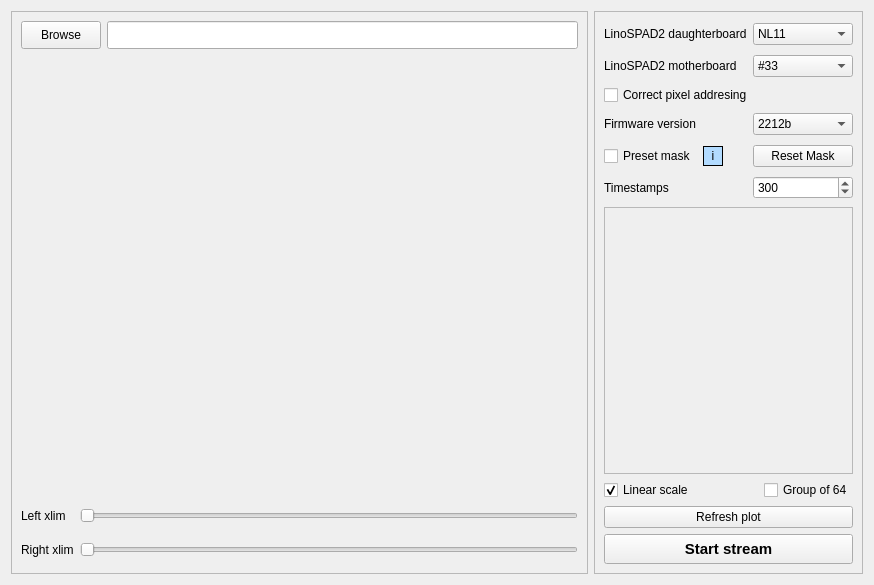
<?xml version="1.0" encoding="UTF-8"?>
<ui version="4.0">
 <class>Form</class>
 <widget class="QWidget" name="Form">
  <property name="geometry">
   <rect>
    <x>0</x>
    <y>0</y>
    <width>874</width>
    <height>585</height>
   </rect>
  </property>
  <property name="windowTitle">
   <string>Form</string>
  </property>
  <layout class="QGridLayout" name="gridLayout_2">
   <item row="0" column="1">
    <widget class="QFrame" name="frame_2">
     <property name="sizePolicy">
      <sizepolicy hsizetype="Fixed" vsizetype="Preferred">
       <horstretch>0</horstretch>
       <verstretch>0</verstretch>
      </sizepolicy>
     </property>
     <property name="frameShape">
      <enum>QFrame::StyledPanel</enum>
     </property>
     <property name="frameShadow">
      <enum>QFrame::Raised</enum>
     </property>
     <layout class="QVBoxLayout" name="verticalLayout">
      <item>
       <layout class="QHBoxLayout" name="horizontalLayout_7">
        <item>
         <widget class="QLabel" name="label_comboBox_mask_2">
          <property name="enabled">
           <bool>true</bool>
          </property>
          <property name="minimumSize">
           <size>
            <width>0</width>
            <height>26</height>
           </size>
          </property>
          <property name="text">
           <string>LinoSPAD2 daughterboard</string>
          </property>
          <property name="alignment">
           <set>Qt::AlignLeading|Qt::AlignLeft|Qt::AlignVCenter</set>
          </property>
         </widget>
        </item>
        <item>
         <widget class="QComboBox" name="comboBox_mask_2">
          <property name="enabled">
           <bool>true</bool>
          </property>
          <property name="sizePolicy">
           <sizepolicy hsizetype="Fixed" vsizetype="Fixed">
            <horstretch>0</horstretch>
            <verstretch>0</verstretch>
           </sizepolicy>
          </property>
          <property name="minimumSize">
           <size>
            <width>100</width>
            <height>0</height>
           </size>
          </property>
          <item>
           <property name="text">
            <string>NL11</string>
           </property>
          </item>
          <item>
           <property name="text">
            <string>D2b</string>
           </property>
          </item>
          <item>
           <property name="text">
            <string>A5</string>
           </property>
          </item>
         </widget>
        </item>
       </layout>
      </item>
      <item>
       <layout class="QHBoxLayout" name="horizontalLayout_8" stretch="0,0">
        <property name="spacing">
         <number>6</number>
        </property>
        <property name="sizeConstraint">
         <enum>QLayout::SetFixedSize</enum>
        </property>
        <property name="topMargin">
         <number>0</number>
        </property>
        <property name="bottomMargin">
         <number>0</number>
        </property>
        <item>
         <widget class="QLabel" name="label_comboBox_mb_2">
          <property name="minimumSize">
           <size>
            <width>0</width>
            <height>26</height>
           </size>
          </property>
          <property name="text">
           <string>LinoSPAD2 motherboard</string>
          </property>
         </widget>
        </item>
        <item>
         <widget class="QComboBox" name="comboBox_mb_2">
          <property name="sizePolicy">
           <sizepolicy hsizetype="Fixed" vsizetype="Fixed">
            <horstretch>0</horstretch>
            <verstretch>0</verstretch>
           </sizepolicy>
          </property>
          <property name="minimumSize">
           <size>
            <width>100</width>
            <height>0</height>
           </size>
          </property>
          <item>
           <property name="text">
            <string>#33</string>
           </property>
          </item>
          <item>
           <property name="text">
            <string>#21</string>
           </property>
          </item>
          <item>
           <property name="text">
            <string>#36</string>
           </property>
          </item>
          <item>
           <property name="text">
            <string>#37</string>
           </property>
          </item>
          <item>
           <property name="text">
            <string>#4</string>
           </property>
          </item>
         </widget>
        </item>
       </layout>
      </item>
      <item>
       <layout class="QHBoxLayout" name="horizontalLayout">
        <property name="topMargin">
         <number>0</number>
        </property>
        <item>
         <widget class="QCheckBox" name="checkBox_pix_add_fix">
          <property name="text">
           <string>Correct pixel addresing</string>
          </property>
         </widget>
        </item>
       </layout>
      </item>
      <item>
       <layout class="QHBoxLayout" name="horizontalLayout_9">
        <property name="bottomMargin">
         <number>0</number>
        </property>
        <item>
         <widget class="QLabel" name="label_FW_2">
          <property name="minimumSize">
           <size>
            <width>0</width>
            <height>26</height>
           </size>
          </property>
          <property name="text">
           <string>Firmware version</string>
          </property>
          <property name="alignment">
           <set>Qt::AlignLeading|Qt::AlignLeft|Qt::AlignVCenter</set>
          </property>
         </widget>
        </item>
        <item>
         <widget class="QComboBox" name="comboBox_FW_2">
          <property name="sizePolicy">
           <sizepolicy hsizetype="Fixed" vsizetype="Fixed">
            <horstretch>0</horstretch>
            <verstretch>0</verstretch>
           </sizepolicy>
          </property>
          <property name="minimumSize">
           <size>
            <width>100</width>
            <height>0</height>
           </size>
          </property>
          <item>
           <property name="text">
            <string>2212b</string>
           </property>
          </item>
          <item>
           <property name="text">
            <string>2208</string>
           </property>
          </item>
          <item>
           <property name="text">
            <string>2212s</string>
           </property>
          </item>
         </widget>
        </item>
       </layout>
      </item>
      <item>
       <layout class="QHBoxLayout" name="horizontalLayout_10">
        <property name="topMargin">
         <number>0</number>
        </property>
        <property name="bottomMargin">
         <number>0</number>
        </property>
        <item>
         <widget class="QCheckBox" name="checkBox_presetMask_2">
          <property name="enabled">
           <bool>true</bool>
          </property>
          <property name="minimumSize">
           <size>
            <width>0</width>
            <height>26</height>
           </size>
          </property>
          <property name="text">
           <string>Preset mask</string>
          </property>
         </widget>
        </item>
        <item>
         <widget class="QLabel" name="label_presetMaskInfo_2">
          <property name="minimumSize">
           <size>
            <width>20</width>
            <height>20</height>
           </size>
          </property>
          <property name="maximumSize">
           <size>
            <width>20</width>
            <height>20</height>
           </size>
          </property>
          <property name="palette">
           <palette>
            <active>
             <colorrole role="Button">
              <brush brushstyle="SolidPattern">
               <color alpha="255">
                <red>173</red>
                <green>240</green>
                <blue>240</blue>
               </color>
              </brush>
             </colorrole>
             <colorrole role="Midlight">
              <brush brushstyle="SolidPattern">
               <color alpha="255">
                <red>160</red>
                <green>226</green>
                <blue>227</blue>
               </color>
              </brush>
             </colorrole>
             <colorrole role="Base">
              <brush brushstyle="SolidPattern">
               <color alpha="255">
                <red>255</red>
                <green>255</green>
                <blue>255</blue>
               </color>
              </brush>
             </colorrole>
             <colorrole role="Window">
              <brush brushstyle="SolidPattern">
               <color alpha="255">
                <red>178</red>
                <green>219</green>
                <blue>255</blue>
               </color>
              </brush>
             </colorrole>
            </active>
            <inactive>
             <colorrole role="Button">
              <brush brushstyle="SolidPattern">
               <color alpha="255">
                <red>173</red>
                <green>240</green>
                <blue>240</blue>
               </color>
              </brush>
             </colorrole>
             <colorrole role="Midlight">
              <brush brushstyle="SolidPattern">
               <color alpha="255">
                <red>227</red>
                <green>227</green>
                <blue>227</blue>
               </color>
              </brush>
             </colorrole>
             <colorrole role="Base">
              <brush brushstyle="SolidPattern">
               <color alpha="255">
                <red>255</red>
                <green>255</green>
                <blue>255</blue>
               </color>
              </brush>
             </colorrole>
             <colorrole role="Window">
              <brush brushstyle="SolidPattern">
               <color alpha="255">
                <red>178</red>
                <green>219</green>
                <blue>255</blue>
               </color>
              </brush>
             </colorrole>
            </inactive>
            <disabled>
             <colorrole role="Button">
              <brush brushstyle="SolidPattern">
               <color alpha="255">
                <red>173</red>
                <green>240</green>
                <blue>240</blue>
               </color>
              </brush>
             </colorrole>
             <colorrole role="Midlight">
              <brush brushstyle="SolidPattern">
               <color alpha="255">
                <red>247</red>
                <green>247</green>
                <blue>247</blue>
               </color>
              </brush>
             </colorrole>
             <colorrole role="Base">
              <brush brushstyle="SolidPattern">
               <color alpha="255">
                <red>178</red>
                <green>219</green>
                <blue>255</blue>
               </color>
              </brush>
             </colorrole>
             <colorrole role="Window">
              <brush brushstyle="SolidPattern">
               <color alpha="255">
                <red>178</red>
                <green>219</green>
                <blue>255</blue>
               </color>
              </brush>
             </colorrole>
            </disabled>
           </palette>
          </property>
          <property name="cursor">
           <cursorShape>WhatsThisCursor</cursorShape>
          </property>
          <property name="toolTip">
           <string>&lt;html&gt;&lt;head/&gt;&lt;body&gt;&lt;p&gt;Mask for warm pixels of a certain LinoSPAD2 board, which can be selected above.&lt;/p&gt;&lt;/body&gt;&lt;/html&gt;</string>
          </property>
          <property name="autoFillBackground">
           <bool>true</bool>
          </property>
          <property name="frameShape">
           <enum>QFrame::Box</enum>
          </property>
          <property name="text">
           <string>i</string>
          </property>
          <property name="textFormat">
           <enum>Qt::AutoText</enum>
          </property>
          <property name="scaledContents">
           <bool>false</bool>
          </property>
          <property name="alignment">
           <set>Qt::AlignCenter</set>
          </property>
         </widget>
        </item>
        <item>
         <spacer name="horizontalSpacer_3">
          <property name="orientation">
           <enum>Qt::Horizontal</enum>
          </property>
          <property name="sizeHint" stdset="0">
           <size>
            <width>5</width>
            <height>20</height>
           </size>
          </property>
         </spacer>
        </item>
        <item>
         <widget class="QPushButton" name="pushButton_resetMask_2">
          <property name="sizePolicy">
           <sizepolicy hsizetype="Fixed" vsizetype="Fixed">
            <horstretch>0</horstretch>
            <verstretch>0</verstretch>
           </sizepolicy>
          </property>
          <property name="minimumSize">
           <size>
            <width>100</width>
            <height>21</height>
           </size>
          </property>
          <property name="text">
           <string>Reset Mask</string>
          </property>
         </widget>
        </item>
       </layout>
      </item>
      <item>
       <layout class="QHBoxLayout" name="horizontalLayout_11">
        <item>
         <widget class="QLabel" name="label_timestamps_2">
          <property name="minimumSize">
           <size>
            <width>0</width>
            <height>26</height>
           </size>
          </property>
          <property name="toolTip">
           <string>&lt;html&gt;&lt;head/&gt;&lt;body&gt;&lt;p&gt;Number of timestamps per pixel per acquisition cycle. The default is 512.&lt;/p&gt;&lt;/body&gt;&lt;/html&gt;</string>
          </property>
          <property name="lineWidth">
           <number>0</number>
          </property>
          <property name="text">
           <string>Timestamps</string>
          </property>
          <property name="textFormat">
           <enum>Qt::PlainText</enum>
          </property>
          <property name="alignment">
           <set>Qt::AlignLeading|Qt::AlignLeft|Qt::AlignVCenter</set>
          </property>
         </widget>
        </item>
        <item>
         <widget class="QSpinBox" name="spinBox_timestamps_2">
          <property name="sizePolicy">
           <sizepolicy hsizetype="Fixed" vsizetype="Fixed">
            <horstretch>0</horstretch>
            <verstretch>0</verstretch>
           </sizepolicy>
          </property>
          <property name="minimumSize">
           <size>
            <width>100</width>
            <height>0</height>
           </size>
          </property>
          <property name="font">
           <font>
            <pointsize>9</pointsize>
           </font>
          </property>
          <property name="maximum">
           <number>1536</number>
          </property>
          <property name="value">
           <number>300</number>
          </property>
         </widget>
        </item>
       </layout>
      </item>
      <item>
       <widget class="QScrollArea" name="scrollArea">
        <property name="minimumSize">
         <size>
          <width>0</width>
          <height>250</height>
         </size>
        </property>
        <property name="widgetResizable">
         <bool>true</bool>
        </property>
        <widget class="QWidget" name="scrollAreaWidgetContents_2">
         <property name="geometry">
          <rect>
           <x>0</x>
           <y>0</y>
           <width>258</width>
           <height>248</height>
          </rect>
         </property>
        </widget>
       </widget>
      </item>
      <item>
       <layout class="QHBoxLayout" name="horizontalLayout_12">
        <property name="bottomMargin">
         <number>0</number>
        </property>
        <item>
         <widget class="QCheckBox" name="checkBox_linearScale_2">
          <property name="text">
           <string>Linear scale</string>
          </property>
          <property name="checked">
           <bool>true</bool>
          </property>
         </widget>
        </item>
        <item>
         <spacer name="horizontalSpacer_4">
          <property name="orientation">
           <enum>Qt::Horizontal</enum>
          </property>
          <property name="sizeHint" stdset="0">
           <size>
            <width>40</width>
            <height>20</height>
           </size>
          </property>
         </spacer>
        </item>
        <item>
         <widget class="QCheckBox" name="checkBox_grouping_2">
          <property name="toolTip">
           <string>&lt;html&gt;&lt;head/&gt;&lt;body&gt;&lt;p&gt;Check to plot three vertical lines to help allign the peaks in a single group of 64 pixels.&lt;/p&gt;&lt;/body&gt;&lt;/html&gt;</string>
          </property>
          <property name="text">
           <string>Group of 64</string>
          </property>
         </widget>
        </item>
       </layout>
      </item>
      <item>
       <widget class="QPushButton" name="pushButton_refreshPlot">
        <property name="text">
         <string>Refresh plot</string>
        </property>
       </widget>
      </item>
      <item>
       <widget class="QPushButton" name="pushButton_startStream">
        <property name="minimumSize">
         <size>
          <width>0</width>
          <height>30</height>
         </size>
        </property>
        <property name="font">
         <font>
          <pointsize>11</pointsize>
          <weight>75</weight>
          <bold>true</bold>
         </font>
        </property>
        <property name="text">
         <string>Start stream</string>
        </property>
       </widget>
      </item>
     </layout>
    </widget>
   </item>
   <item row="0" column="0">
    <widget class="QFrame" name="frame">
     <property name="sizePolicy">
      <sizepolicy hsizetype="Expanding" vsizetype="Expanding">
       <horstretch>0</horstretch>
       <verstretch>0</verstretch>
      </sizepolicy>
     </property>
     <property name="frameShape">
      <enum>QFrame::StyledPanel</enum>
     </property>
     <property name="frameShadow">
      <enum>QFrame::Raised</enum>
     </property>
     <layout class="QGridLayout" name="gridLayout">
      <item row="0" column="0" colspan="2">
       <widget class="QPushButton" name="pushButton_browse">
        <property name="minimumSize">
         <size>
          <width>0</width>
          <height>28</height>
         </size>
        </property>
        <property name="font">
         <font>
          <pointsize>9</pointsize>
         </font>
        </property>
        <property name="text">
         <string>Browse</string>
        </property>
       </widget>
      </item>
      <item row="6" column="0">
       <widget class="QLabel" name="label_leftXLim">
        <property name="minimumSize">
         <size>
          <width>0</width>
          <height>28</height>
         </size>
        </property>
        <property name="text">
         <string>Left xlim</string>
        </property>
       </widget>
      </item>
      <item row="1" column="0" colspan="3">
       <widget class="QWidget" name="widget_figure" native="true">
        <property name="sizePolicy">
         <sizepolicy hsizetype="Preferred" vsizetype="Preferred">
          <horstretch>0</horstretch>
          <verstretch>0</verstretch>
         </sizepolicy>
        </property>
        <property name="minimumSize">
         <size>
          <width>500</width>
          <height>425</height>
         </size>
        </property>
       </widget>
      </item>
      <item row="6" column="1" colspan="2">
       <widget class="QSlider" name="horizontalSlider_leftXLim">
        <property name="minimumSize">
         <size>
          <width>0</width>
          <height>28</height>
         </size>
        </property>
        <property name="orientation">
         <enum>Qt::Horizontal</enum>
        </property>
       </widget>
      </item>
      <item row="0" column="2">
       <widget class="QLineEdit" name="lineEdit_browse">
        <property name="minimumSize">
         <size>
          <width>0</width>
          <height>28</height>
         </size>
        </property>
       </widget>
      </item>
      <item row="8" column="0">
       <widget class="QLabel" name="label_rightXLim">
        <property name="minimumSize">
         <size>
          <width>0</width>
          <height>28</height>
         </size>
        </property>
        <property name="text">
         <string>Right xlim</string>
        </property>
       </widget>
      </item>
      <item row="8" column="1" colspan="2">
       <widget class="QSlider" name="horizontalSlider_rightXLim">
        <property name="minimumSize">
         <size>
          <width>0</width>
          <height>28</height>
         </size>
        </property>
        <property name="orientation">
         <enum>Qt::Horizontal</enum>
        </property>
       </widget>
      </item>
      <item row="5" column="0" colspan="3">
       <spacer name="verticalSpacer">
        <property name="orientation">
         <enum>Qt::Vertical</enum>
        </property>
        <property name="sizeType">
         <enum>QSizePolicy::Fixed</enum>
        </property>
        <property name="sizeHint" stdset="0">
         <size>
          <width>20</width>
          <height>5</height>
         </size>
        </property>
       </spacer>
      </item>
     </layout>
    </widget>
   </item>
  </layout>
 </widget>
 <resources/>
 <connections/>
</ui>
